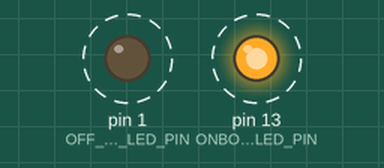
Simulated run of this sketch. Board: Teensy 3. Parts: output pins drawn as LEDs (lit = HIGH). Dashed ring = blinking.

Above: at 0.2 s.
Timing chart, 0 to 3.0 s (numbered marks = the images above):
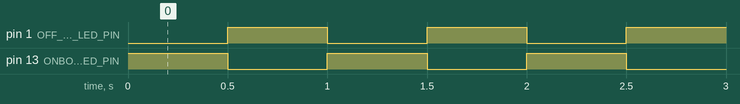

Measured:
- by itself, pin 1 (OFF_BOARD_LED_PIN), pin 13 (ONBOARD_LED_PIN): alternates HIGH for 0.50 s and LOW for 0.50 s

The sketch:

main.ino
```cpp
const int ONBOARD_LED_PIN = LED_BUILTIN;
const int OFF_BOARD_LED_PIN = 1;

void setup()
{
    pinMode(ONBOARD_LED_PIN, OUTPUT);
    pinMode(OFF_BOARD_LED_PIN, OUTPUT);
}

void loop()
{
    digitalWrite(ONBOARD_LED_PIN, HIGH);
    digitalWrite(OFF_BOARD_LED_PIN, LOW);
    delay(500);
    digitalWrite(ONBOARD_LED_PIN, LOW);
    digitalWrite(OFF_BOARD_LED_PIN, HIGH);
    delay(500);
}
```
